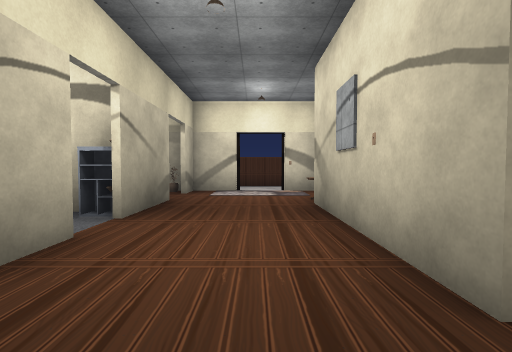
view 1 (above)

24 first-person views from a walk through a scene from a Unity 3-D project. The camera is 1.5 m above the floor, tilts 2° down and sees 85° across. The floor is counted in squares, 2 m on a side. Each view is taken from the middle of a square. On the plan, view 1 faces up. The plan holds only what a view shows up to about 10 squares ahead; the rest is blank. The place goes on beyond the plan. The player character is not drawn. Door leaves are left out, so doorways stand open. Some surface patterns are stand-ins.

view 2
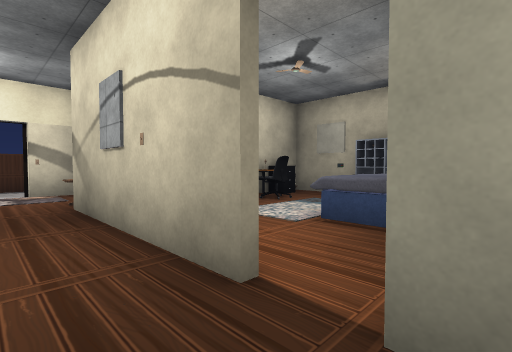

view 3
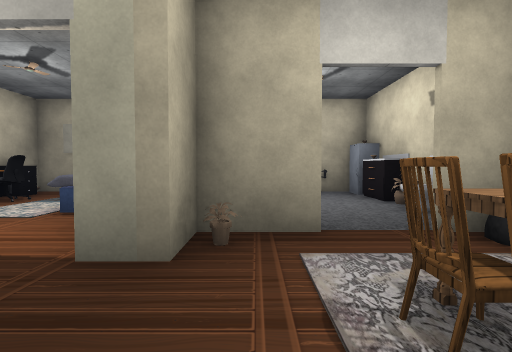

view 4
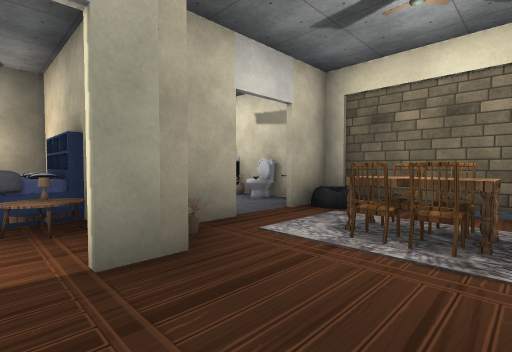

view 5
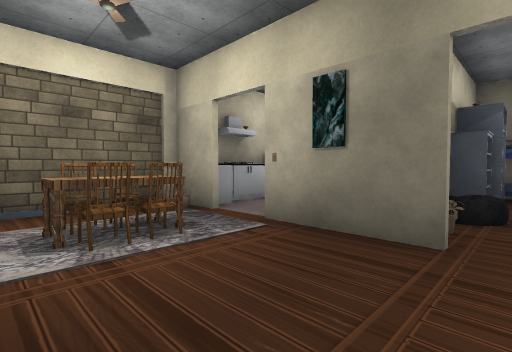

view 6
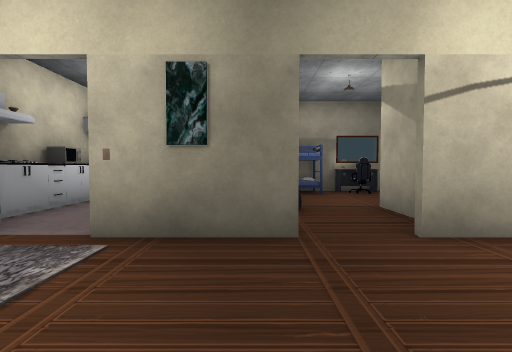

view 7
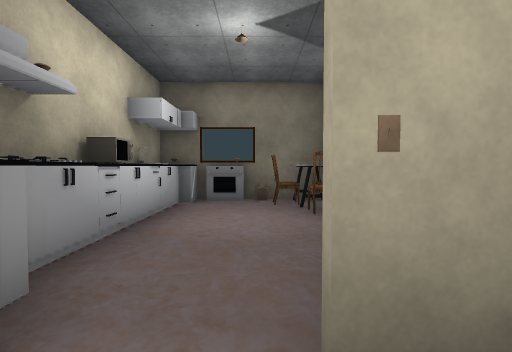

view 8
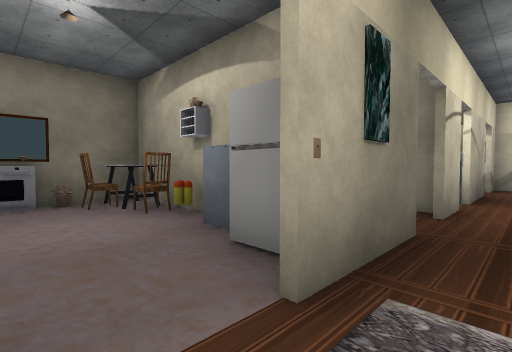

view 9
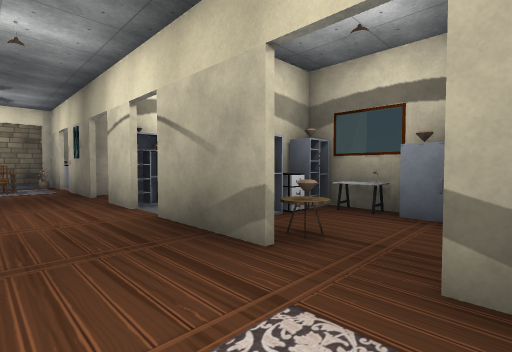

view 10
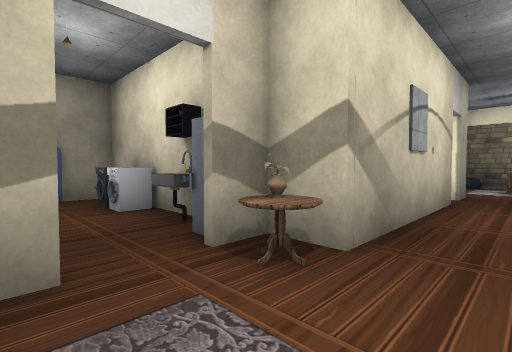

view 11
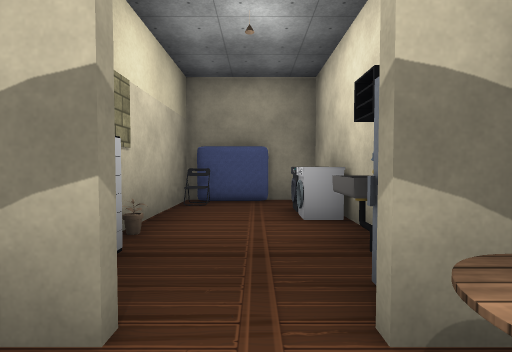

view 12
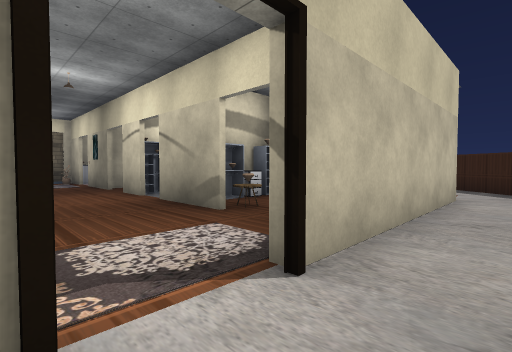

view 13
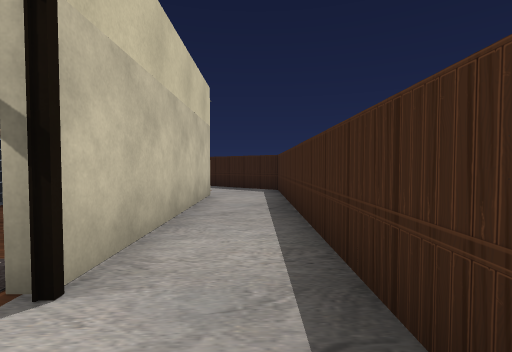

view 14
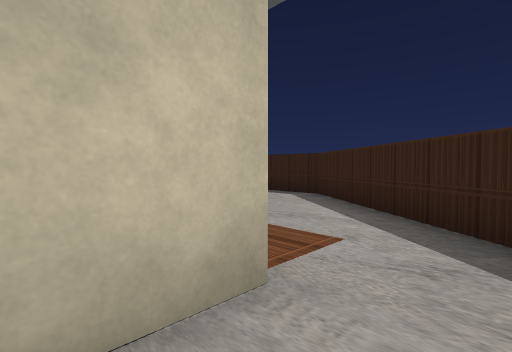

view 15
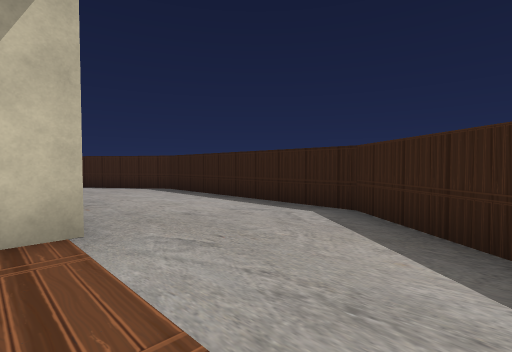

view 16
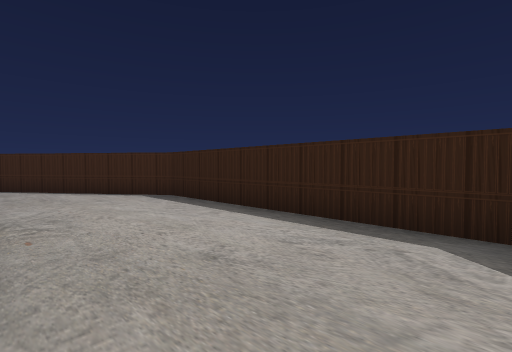

view 17
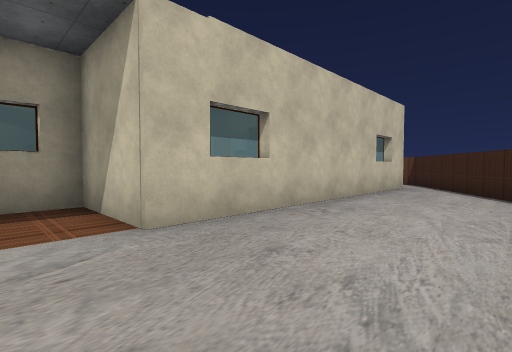

view 18
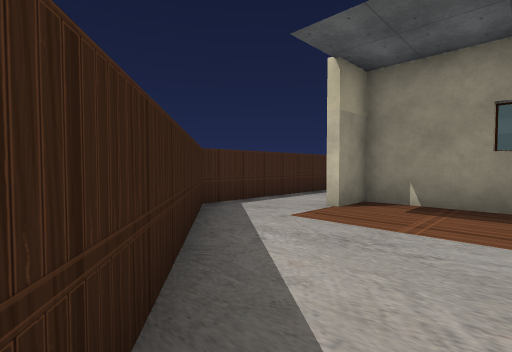

view 19
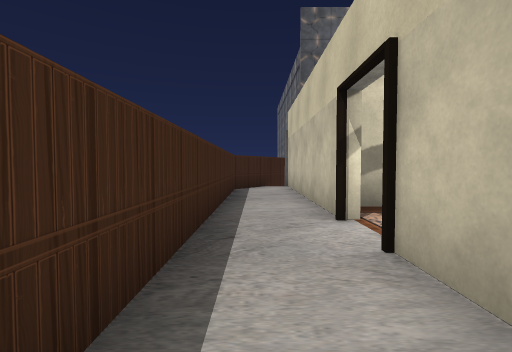

view 20
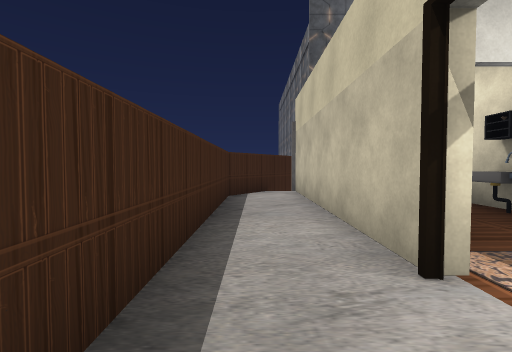

view 21
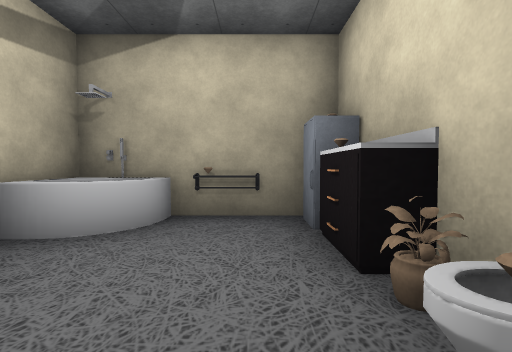

view 22
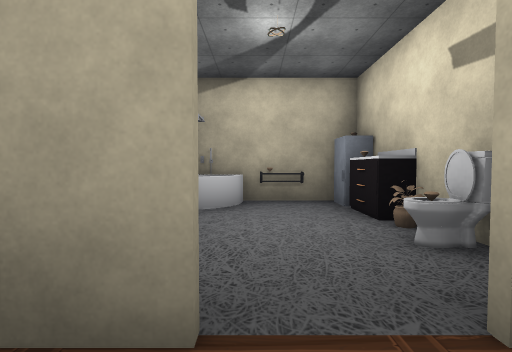

view 23
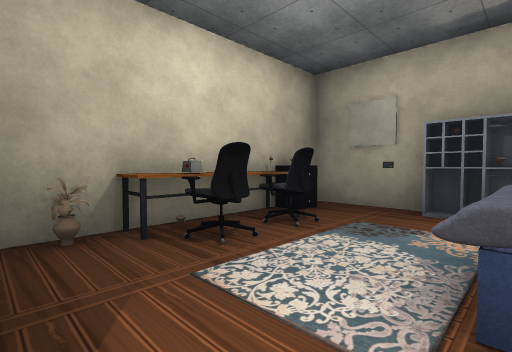

view 24
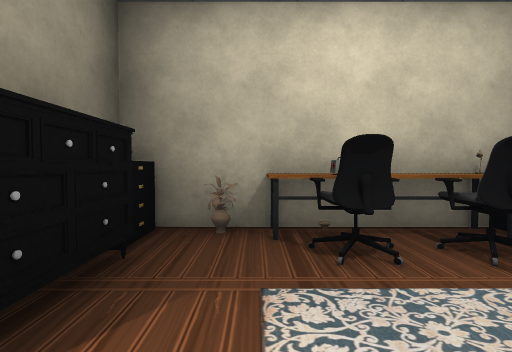

### Floor plan
Ten units are one square. View 1 is at (0, 0); x grows to the right and y downward. Boxes are objects, and circles mark ways between rooms. Rooms are numbered by the first view taken in them; rooms with no view inside come last. Other rooms are left out.
<svg viewBox="-121 -112 212 172">
<path fill="none" stroke="#000" d="M22 3 12 3 12 -5M12 -12 12 -24M72 3 65 3 65 -8M72 -34 72 -55M-19 -5 -19 18M-15 43 6 43M-19 -62 -19 -44M19 -85 9 -85M-6 -85 -20 -85M72 -85 41 -85M-21 -85 -26 -85M-78 -15 -78 -46 -55 -46M-75 -39 -75 -14M-21 -23 -42 -23M-19 -26 -19 -16M-52 -74 -52 -85 -64 -85M12 -24 12 -39M-86 -97 -116 -59 -116 7 -82 54M9 -88 74 -88M-64 -88 -6 -88M86 -89 60 -107 -78 -107 -86 -97"/>
<rect x="-25" y="-85" width="10" height="10" fill="#bbb"><title>other object</title></rect>
<rect x="-5" y="25" width="10" height="10" fill="#bbb"><title>other object</title></rect>
<rect x="-5" y="15" width="10" height="10" fill="#bbb"><title>other object</title></rect>
<rect x="5" y="35" width="20" height="10" fill="#bbb"><title>other object</title></rect>
<rect x="5" y="-65" width="10" height="10" fill="#bbb"><title>other object</title></rect>
<rect x="15" y="5" width="10" height="10" fill="#bbb"><title>other object</title></rect>
<rect x="15" y="-45" width="10" height="20" fill="#bbb"><title>other object</title></rect>
<rect x="15" y="-55" width="10" height="10" fill="#bbb"><title>other object</title></rect>
<rect x="15" y="-65" width="10" height="10" fill="#bbb"><title>other object</title></rect>
<rect x="25" y="5" width="10" height="10" fill="#bbb"><title>other object</title></rect>
<rect x="25" y="-5" width="10" height="10" fill="#bbb"><title>other object</title></rect>
<rect x="25" y="-55" width="10" height="10" fill="#bbb"><title>other object</title></rect>
<rect x="25" y="-65" width="10" height="10" fill="#bbb"><title>other object</title></rect>
<rect x="25" y="-85" width="10" height="10" fill="#bbb"><title>other object</title></rect>
<rect x="35" y="45" width="10" height="10" fill="#bbb"><title>other object</title></rect>
<rect x="35" y="35" width="10" height="10" fill="#bbb"><title>other object</title></rect>
<rect x="35" y="-25" width="20" height="30" fill="#bbb"><title>other object</title></rect>
<rect x="35" y="-55" width="10" height="20" fill="#bbb"><title>other object</title></rect>
<rect x="35" y="-65" width="10" height="10" fill="#bbb"><title>other object</title></rect>
<rect x="35" y="-85" width="10" height="10" fill="#bbb"><title>other object</title></rect>
<rect x="45" y="35" width="10" height="10" fill="#bbb"><title>other object</title></rect>
<rect x="45" y="-55" width="10" height="20" fill="#bbb"><title>other object</title></rect>
<rect x="45" y="-65" width="10" height="10" fill="#bbb"><title>other object</title></rect>
<rect x="55" y="35" width="10" height="10" fill="#bbb"><title>other object</title></rect>
<rect x="55" y="5" width="10" height="10" fill="#bbb"><title>other object</title></rect>
<rect x="55" y="-55" width="10" height="10" fill="#bbb"><title>other object</title></rect>
<rect x="55" y="-65" width="10" height="10" fill="#bbb"><title>other object</title></rect>
<rect x="55" y="-85" width="10" height="10" fill="#bbb"><title>other object</title></rect>
<rect x="65" y="35" width="10" height="10" fill="#bbb"><title>other object</title></rect>
<rect x="65" y="25" width="10" height="10" fill="#bbb"><title>other object</title></rect>
<rect x="65" y="15" width="10" height="10" fill="#bbb"><title>other object</title></rect>
<rect x="65" y="5" width="10" height="10" fill="#bbb"><title>other object</title></rect>
<rect x="65" y="-25" width="10" height="10" fill="#bbb"><title>other object</title></rect>
<rect x="65" y="-35" width="10" height="10" fill="#bbb"><title>other object</title></rect>
<rect x="65" y="-75" width="10" height="10" fill="#bbb"><title>other object</title></rect>
<rect x="-75" y="35" width="10" height="10" fill="#bbb"><title>other object</title></rect>
<rect x="-75" y="25" width="10" height="10" fill="#bbb"><title>other object</title></rect>
<rect x="-75" y="15" width="10" height="10" fill="#bbb"><title>other object</title></rect>
<rect x="-75" y="5" width="10" height="10" fill="#bbb"><title>other object</title></rect>
<rect x="-75" y="-15" width="10" height="20" fill="#bbb"><title>other object</title></rect>
<rect x="-75" y="-25" width="10" height="10" fill="#bbb"><title>other object</title></rect>
<rect x="-75" y="-35" width="10" height="10" fill="#bbb"><title>other object</title></rect>
<rect x="-65" y="45" width="10" height="10" fill="#bbb"><title>other object</title></rect>
<rect x="-65" y="35" width="10" height="10" fill="#bbb"><title>other object</title></rect>
<rect x="-65" y="5" width="10" height="10" fill="#bbb"><title>other object</title></rect>
<rect x="-65" y="-5" width="10" height="10" fill="#bbb"><title>other object</title></rect>
<rect x="-65" y="-35" width="10" height="10" fill="#bbb"><title>other object</title></rect>
<rect x="-65" y="-65" width="10" height="10" fill="#bbb"><title>other object</title></rect>
<rect x="-55" y="45" width="10" height="10" fill="#bbb"><title>other object</title></rect>
<rect x="-55" y="25" width="10" height="10" fill="#bbb"><title>other object</title></rect>
<rect x="-55" y="15" width="10" height="10" fill="#bbb"><title>other object</title></rect>
<rect x="-55" y="-5" width="10" height="10" fill="#bbb"><title>other object</title></rect>
<rect x="-55" y="-55" width="10" height="10" fill="#bbb"><title>other object</title></rect>
<rect x="-55" y="-65" width="10" height="10" fill="#bbb"><title>other object</title></rect>
<rect x="-55" y="-75" width="10" height="10" fill="#bbb"><title>other object</title></rect>
<rect x="-45" y="35" width="10" height="10" fill="#bbb"><title>other object</title></rect>
<rect x="-45" y="5" width="10" height="10" fill="#bbb"><title>other object</title></rect>
<rect x="-45" y="-5" width="10" height="10" fill="#bbb"><title>other object</title></rect>
<rect x="-45" y="-55" width="10" height="10" fill="#bbb"><title>other object</title></rect>
<rect x="-45" y="-65" width="10" height="10" fill="#bbb"><title>other object</title></rect>
<rect x="-35" y="45" width="10" height="10" fill="#bbb"><title>other object</title></rect>
<rect x="-35" y="35" width="10" height="10" fill="#bbb"><title>other object</title></rect>
<rect x="-35" y="5" width="10" height="10" fill="#bbb"><title>other object</title></rect>
<rect x="-35" y="-5" width="10" height="10" fill="#bbb"><title>other object</title></rect>
<rect x="-35" y="-55" width="10" height="10" fill="#bbb"><title>other object</title></rect>
<rect x="-35" y="-65" width="10" height="10" fill="#bbb"><title>other object</title></rect>
<rect x="-25" y="35" width="10" height="10" fill="#bbb"><title>other object</title></rect>
<rect x="-25" y="25" width="10" height="10" fill="#bbb"><title>other object</title></rect>
<rect x="-25" y="-35" width="10" height="10" fill="#bbb"><title>other object</title></rect>
<rect x="-25" y="-45" width="10" height="10" fill="#bbb"><title>other object</title></rect>
<circle cx="-20" cy="-75" r="3" fill="#2a7"/>
<circle cx="-6" cy="-10" r="3" fill="#2a7"/>
<circle cx="0" cy="-90" r="3" fill="#2a7"/>
<circle cx="-75" cy="-90" r="3" fill="#2a7"/>
<text x="30" y="-10">1</text>
<text x="-60" y="-10">2</text>
<text x="-10" y="-100">3</text>
</svg>
Room 1 opens to room 2. Room 1 opens to room 3. Room 2 opens to room 3.

Where each view was taken, in squares from view 1:
view 1: 0 up, 0 right, facing up
view 2: 0 up, 0 right, facing up-right
view 3: 1 down, 1 left, facing right
view 4: 1 up, 1 left, facing down-right
view 5: 1 up, 1 right, facing down-left
view 6: 0 up, 1 right, facing left
view 7: 2 down, 1 left, facing left
view 8: 3 down, 1 left, facing up-left
view 9: 8 up, 0 right, facing down-left
view 10: 8 up, 0 right, facing down-right
view 11: 7 up, 1 right, facing right
view 12: 10 up, 1 right, facing down-left
view 13: 10 up, 1 right, facing left
view 14: 10 up, 5 left, facing down-left
view 15: 8 up, 7 left, facing down-left
view 16: 6 up, 8 left, facing down-left
view 17: 6 up, 11 left, facing down-right
view 18: 6 up, 11 left, facing up-right
view 19: 10 up, 3 left, facing right
view 20: 10 up, 1 left, facing right
view 21: 3 down, 3 right, facing right
view 22: 2 down, 1 right, facing right
view 23: 2 up, 2 right, facing up-right
view 24: 2 up, 3 right, facing up
